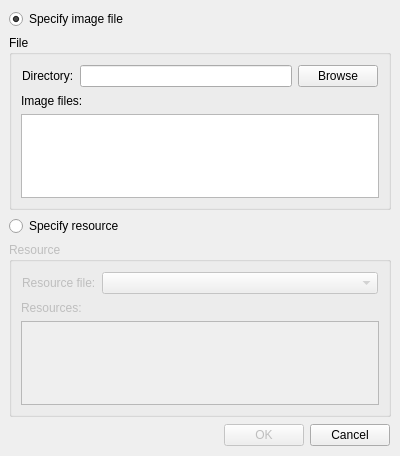
<ui version="4.0" >
 <author></author>
  <comment>*********************************************************************
**
** Copyright (C) 1992-$THISYEAR$ Trolltech AS. All rights reserved.
**
** This file is part of the $MODULE$ of the Qt Toolkit.
**
** $LICENSE$
**
** This file is provided AS IS with NO WARRANTY OF ANY KIND, INCLUDING THE
** WARRANTY OF DESIGN, MERCHANTABILITY AND FITNESS FOR A PARTICULAR PURPOSE.
**
*********************************************************************</comment>
 <exportmacro></exportmacro>
 <class>FindIconDialog</class>
 <widget class="QDialog" name="FindIconDialog" >
  <property name="geometry" >
   <rect>
    <x>0</x>
    <y>0</y>
    <width>400</width>
    <height>456</height>
   </rect>
  </property>
  <property name="windowTitle" >
   <string>Find Icon</string>
  </property>
  <layout class="QVBoxLayout" >
   <property name="margin" >
    <number>9</number>
   </property>
   <property name="spacing" >
    <number>6</number>
   </property>
   <item>
    <widget class="QRadioButton" name="m_specify_file_input" >
     <property name="geometry" >
      <rect>
       <x>9</x>
       <y>9</y>
       <width>382</width>
       <height>20</height>
      </rect>
     </property>
     <property name="text" >
      <string>Specify image file</string>
     </property>
     <property name="checked" >
      <bool>true</bool>
     </property>
    </widget>
   </item>
   <item>
    <widget class="QGroupBox" name="m_specify_file_box" >
     <property name="geometry" >
      <rect>
       <x>9</x>
       <y>35</y>
       <width>382</width>
       <height>171</height>
      </rect>
     </property>
     <property name="title" >
      <string>File</string>
     </property>
     <layout class="QVBoxLayout" >
      <property name="margin" >
       <number>9</number>
      </property>
      <property name="spacing" >
       <number>6</number>
      </property>
      <item>
       <layout class="QHBoxLayout" >
        <property name="margin" >
         <number>1</number>
        </property>
        <property name="spacing" >
         <number>6</number>
        </property>
        <item>
         <widget class="QLabel" name="label_2" >
          <property name="geometry" >
           <rect>
            <x>1</x>
            <y>1</y>
            <width>62</width>
            <height>32</height>
           </rect>
          </property>
          <property name="frameShape" >
           <enum>QFrame::NoFrame</enum>
          </property>
          <property name="frameShadow" >
           <enum>QFrame::Plain</enum>
          </property>
          <property name="text" >
           <string>Directory:</string>
          </property>
          <property name="textFormat" >
           <enum>Qt::AutoText</enum>
          </property>
         </widget>
        </item>
        <item>
         <widget class="QLineEdit" name="m_file_dir_input" >
          <property name="geometry" >
           <rect>
            <x>69</x>
            <y>6</y>
            <width>181</width>
            <height>22</height>
           </rect>
          </property>
          <property name="text" >
           <string/>
          </property>
          <property name="echoMode" >
           <enum>QLineEdit::Normal</enum>
          </property>
         </widget>
        </item>
        <item>
         <widget class="QPushButton" name="m_file_dir_browse" >
          <property name="geometry" >
           <rect>
            <x>256</x>
            <y>1</y>
            <width>103</width>
            <height>32</height>
           </rect>
          </property>
          <property name="text" >
           <string>Browse</string>
          </property>
         </widget>
        </item>
       </layout>
      </item>
      <item>
       <widget class="QLabel" name="label_4" >
        <property name="geometry" >
         <rect>
          <x>11</x>
          <y>70</y>
          <width>360</width>
          <height>16</height>
         </rect>
        </property>
        <property name="frameShape" >
         <enum>QFrame::NoFrame</enum>
        </property>
        <property name="frameShadow" >
         <enum>QFrame::Plain</enum>
        </property>
        <property name="text" >
         <string>Image files:</string>
        </property>
        <property name="textFormat" >
         <enum>Qt::AutoText</enum>
        </property>
       </widget>
      </item>
      <item>
       <widget class="QListWidget" name="m_file_image_list" >
        <property name="geometry" >
         <rect>
          <x>11</x>
          <y>92</y>
          <width>360</width>
          <height>68</height>
         </rect>
        </property>
       </widget>
      </item>
     </layout>
    </widget>
   </item>
   <item>
    <widget class="QRadioButton" name="m_specify_resource_input" >
     <property name="geometry" >
      <rect>
       <x>9</x>
       <y>212</y>
       <width>382</width>
       <height>20</height>
      </rect>
     </property>
     <property name="text" >
      <string>Specify resource</string>
     </property>
    </widget>
   </item>
   <item>
    <widget class="QGroupBox" name="m_specify_resource_box" >
     <property name="enabled" >
      <bool>false</bool>
     </property>
     <property name="geometry" >
      <rect>
       <x>9</x>
       <y>238</y>
       <width>382</width>
       <height>169</height>
      </rect>
     </property>
     <property name="title" >
      <string>Resource</string>
     </property>
     <layout class="QVBoxLayout" >
      <property name="margin" >
       <number>9</number>
      </property>
      <property name="spacing" >
       <number>6</number>
      </property>
      <item>
       <layout class="QHBoxLayout" >
        <property name="margin" >
         <number>1</number>
        </property>
        <property name="spacing" >
         <number>6</number>
        </property>
        <item>
         <widget class="QLabel" name="label" >
          <property name="geometry" >
           <rect>
            <x>1</x>
            <y>1</y>
            <width>85</width>
            <height>26</height>
           </rect>
          </property>
          <property name="frameShape" >
           <enum>QFrame::NoFrame</enum>
          </property>
          <property name="frameShadow" >
           <enum>QFrame::Plain</enum>
          </property>
          <property name="text" >
           <string>Resource file:</string>
          </property>
          <property name="textFormat" >
           <enum>Qt::AutoText</enum>
          </property>
         </widget>
        </item>
        <item>
         <widget class="QComboBox" name="m_resource_combo" >
          <property name="geometry" >
           <rect>
            <x>92</x>
            <y>1</y>
            <width>267</width>
            <height>26</height>
           </rect>
          </property>
          <property name="sizePolicy" >
           <sizepolicy>
            <hsizetype>7</hsizetype>
            <vsizetype>0</vsizetype>
            <horstretch>0</horstretch>
            <verstretch>0</verstretch>
           </sizepolicy>
          </property>
         </widget>
        </item>
       </layout>
      </item>
      <item>
       <widget class="QLabel" name="label_3" >
        <property name="geometry" >
         <rect>
          <x>11</x>
          <y>64</y>
          <width>360</width>
          <height>16</height>
         </rect>
        </property>
        <property name="frameShape" >
         <enum>QFrame::NoFrame</enum>
        </property>
        <property name="frameShadow" >
         <enum>QFrame::Plain</enum>
        </property>
        <property name="text" >
         <string>Resources:</string>
        </property>
        <property name="textFormat" >
         <enum>Qt::AutoText</enum>
        </property>
       </widget>
      </item>
      <item>
       <widget class="QTreeView" name="m_resource_tree" >
        <property name="geometry" >
         <rect>
          <x>11</x>
          <y>86</y>
          <width>360</width>
          <height>72</height>
         </rect>
        </property>
       </widget>
      </item>
     </layout>
    </widget>
   </item>
   <item>
    <layout class="QHBoxLayout" >
     <property name="margin" >
      <number>1</number>
     </property>
     <property name="spacing" >
      <number>6</number>
     </property>
     <item>
      <spacer>
       <property name="geometry" >
        <rect>
         <x>1</x>
         <y>1</y>
         <width>206</width>
         <height>32</height>
        </rect>
       </property>
       <property name="orientation" >
        <enum>Qt::Horizontal</enum>
       </property>
       <property name="sizeHint" >
        <size>
         <width>40</width>
         <height>20</height>
        </size>
       </property>
      </spacer>
     </item>
     <item>
      <widget class="QPushButton" name="m_ok_button" >
       <property name="enabled" >
        <bool>false</bool>
       </property>
       <property name="geometry" >
        <rect>
         <x>300</x>
         <y>1</y>
         <width>81</width>
         <height>32</height>
        </rect>
       </property>
       <property name="text" >
        <string>OK</string>
       </property>
       <property name="default" >
        <bool>true</bool>
       </property>
      </widget>
     </item>
     <item>
         <widget class="QPushButton" name="m_cancel_button" >
             <property name="geometry" >
                 <rect>
                     <x>213</x>
                     <y>1</y>
                     <width>81</width>
                     <height>32</height>
                 </rect>
             </property>
             <property name="text" >
                 <string>Cancel</string>
             </property>
         </widget>
     </item>
    </layout>
   </item>
  </layout>
 </widget>
 <pixmapfunction></pixmapfunction>
 <resources/>
 <connections/>
</ui>
